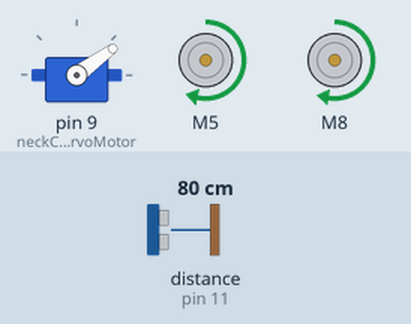
Recording of a sketch running on a simulated Arduino Uno, built with avr-gcc and run on an emulated ATmega328P. On the bench: servo, 2 × DC motor (green arrow = forward, orange = backward, longer = faster). The inputs (shaded band) are chosen by the test bench; at power-on: distance to the obstacle (sensor on pin 11) 80 cm. The echo pulse lasts 58.3 µs per cm.

Above: at 4.8 s.
4.9 s: distance to the obstacle (sensor on pin 11) set to 33 cm
7.9 s: distance to the obstacle (sensor on pin 11) set to 27 cm
At 8.25 s:
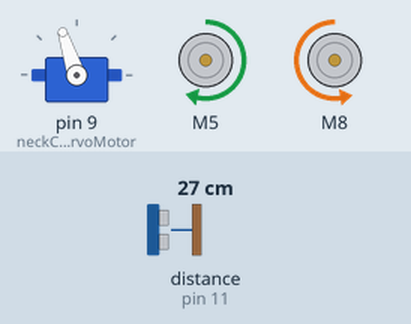
10.9 s: distance to the obstacle (sensor on pin 11) set to 21 cm
13.9 s: distance to the obstacle (sensor on pin 11) set to 17 cm
At 15.0 s:
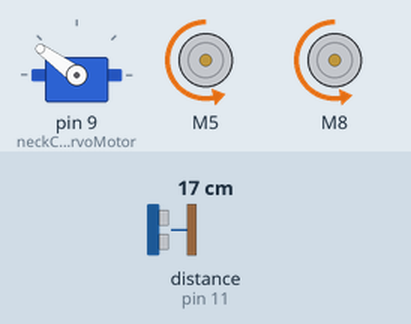
16.9 s: distance to the obstacle (sensor on pin 11) set to 35 cm
At 17.22 s:
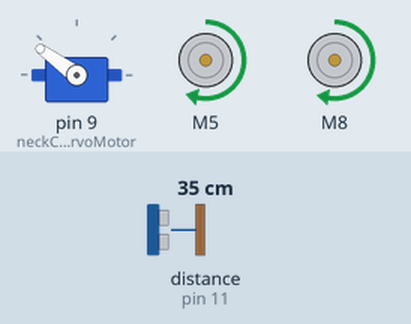
19.9 s: distance to the obstacle (sensor on pin 11) set to 2 cm
At 20.8 s:
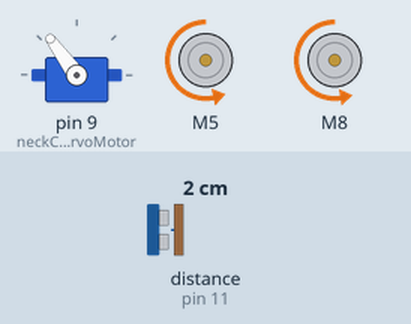
Timing chart, 0 to 23.9 s (numbered marks = the images above; inputs shaded):
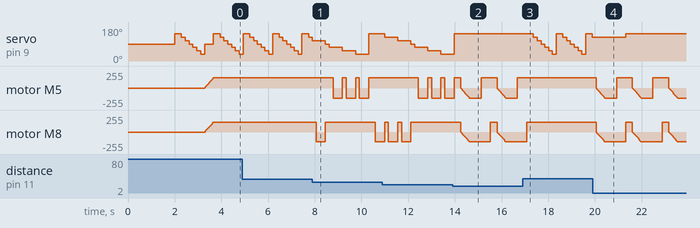

The sketch:

obstacle_avo.ino
```cpp
/*
 * Mapping Robot
 * George Oda
 * Obstacle avoidance test
 *
 */

#include <AFMotor.h>
#include <Servo.h>
#include <NewPing.h>

#define TRIG_PIN 12
#define ECHO_PIN 11
#define MAX_DISTANCE_POSSIBLE 1000
#define MAX_SPEED 150 //
#define MOTORS_CALIBRATION_OFFSET 3
#define COLL_DIST 20
#define TURN_DIST COLL_DIST+10
NewPing sonar(TRIG_PIN, ECHO_PIN, MAX_DISTANCE_POSSIBLE);

AF_DCMotor leftMotor(5, MOTOR12_8KHZ);
AF_DCMotor rightMotor(8, MOTOR12_8KHZ);
Servo neckControllerServoMotor;

int pos = 0;
int maxDist = 0;
int maxAngle = 0;
int maxRight = 0;
int maxLeft = 0;
int maxFront = 0;
int course = 0;
int curDist = 0;
String motorSet = "";
int speedSet = 0;


void setup() {
  neckControllerServoMotor.attach(9);
  neckControllerServoMotor.write(90);
  delay(2000);
  checkPath();
  motorSet = "FORWARD";
  neckControllerServoMotor.write(90);
  moveForward();
}


void loop() {
  checkForward();
  checkPath();
}

void checkPath() {
  int curLeft = 0;
  int curFront = 0;
  int curRight = 0;
  int curDist = 0;
  neckControllerServoMotor.write(144);
  delay(120);
  for(pos = 144; pos >= 36; pos-=18)
  {
    neckControllerServoMotor.write(pos);
    delay(90);
    checkForward();
    curDist = readPing();
    if (curDist < COLL_DIST) {
      checkCourse();
      break;
    }
    if (curDist < TURN_DIST) {
      changePath();
    }
    if (curDist > curDist) {maxAngle = pos;}
    if (pos > 90 && curDist > curLeft) { curLeft = curDist;}
    if (pos == 90 && curDist > curFront) {curFront = curDist;}
    if (pos < 90 && curDist > curRight) {curRight = curDist;}
  }
  maxLeft = curLeft;
  maxRight = curRight;
  maxFront = curFront;
}

void setCourse() {
    if (maxAngle < 90) {turnRight();}
    if (maxAngle > 90) {turnLeft();}
    maxLeft = 0;
    maxRight = 0;
    maxFront = 0;
}

void checkCourse() {
  moveBackward();
  delay(500);
  moveStop();
  setCourse();
}

void changePath() {
  if (pos < 90) {lookLeft();}
  if (pos > 90) {lookRight();}
}


int readPing() {
  delay(70);
  unsigned int uS = sonar.ping();
  int cm = uS/US_ROUNDTRIP_CM;
  return cm;
}

void checkForward() { if (motorSet=="FORWARD") {leftMotor.run(FORWARD); rightMotor.run(FORWARD); } }

void checkBackward() { if (motorSet=="BACKWARD") {leftMotor.run(BACKWARD); rightMotor.run(BACKWARD); } }

void moveStop() {leftMotor.run(RELEASE); rightMotor.run(RELEASE);}

void moveForward() {
    motorSet = "FORWARD";
    leftMotor.run(FORWARD);
    rightMotor.run(FORWARD);
  for (speedSet = 0; speedSet < MAX_SPEED; speedSet +=2)
  {
    leftMotor.setSpeed(speedSet+MOTORS_CALIBRATION_OFFSET);
    rightMotor.setSpeed(speedSet);
    delay(5);
  }
}

void moveBackward() {
    motorSet = "BACKWARD";
    leftMotor.run(BACKWARD);
    rightMotor.run(BACKWARD);
  for (speedSet = 0; speedSet < MAX_SPEED; speedSet +=2)
  {
    leftMotor.setSpeed(speedSet+MOTORS_CALIBRATION_OFFSET);
    rightMotor.setSpeed(speedSet);
    delay(5);
  }
}

void turnRight() {
  motorSet = "RIGHT";
  leftMotor.run(FORWARD);
  rightMotor.run(BACKWARD);
  delay(400);
  motorSet = "FORWARD";
  leftMotor.run(FORWARD);
  rightMotor.run(FORWARD);
}

void turnLeft() {
  motorSet = "LEFT";
  leftMotor.run(BACKWARD);
  rightMotor.run(FORWARD);
  delay(400);
  motorSet = "FORWARD";
  leftMotor.run(FORWARD);
  rightMotor.run(FORWARD);
}

void lookRight() {rightMotor.run(BACKWARD); delay(400); rightMotor.run(FORWARD);}
void lookLeft() {leftMotor.run(BACKWARD); delay(400); leftMotor.run(FORWARD);}
```

Measured:
- the behaviour switches between 30 and 29 cm on distance to the obstacle (sensor on pin 11) (found by bisection; images 0 and 1)
- the behaviour switches between 20 and 19 cm on distance to the obstacle (sensor on pin 11) (found by bisection; images 1 and 2)
- after the input at 7.9 s, motor M5: alternates forward 151/255 for 0.16 s and backward 151/255 for 0.40 s, starting after 0.88 s; motor M8: forward 148/255 → backward 148/255 after 0.16 s, → forward 148/255 0.40 s later, → backward 148/255 2.1 s later
- after the input at 13.9 s, servo on pin 9 (neckControllerServoMotor): goes on until 14.0 s, then stays 144°
- after the input at 16.9 s, servo on pin 9 (neckControllerServoMotor): ramps from 144° to 36° and jumps back, once every 1.3 s; motor M5: stays forward 151/255 (without the input it goes to backward 3/255 after 0.46 s); motor M8: goes on until 17.1 s, then stays forward 148/255
- after the input at 19.9 s, motor M5: ramps from forward 151/255 to backward 151/255 and jumps back, once every 1.6 s; motor M8: ramps from forward 148/255 to backward 148/255 and jumps back, once every 1.6 s
